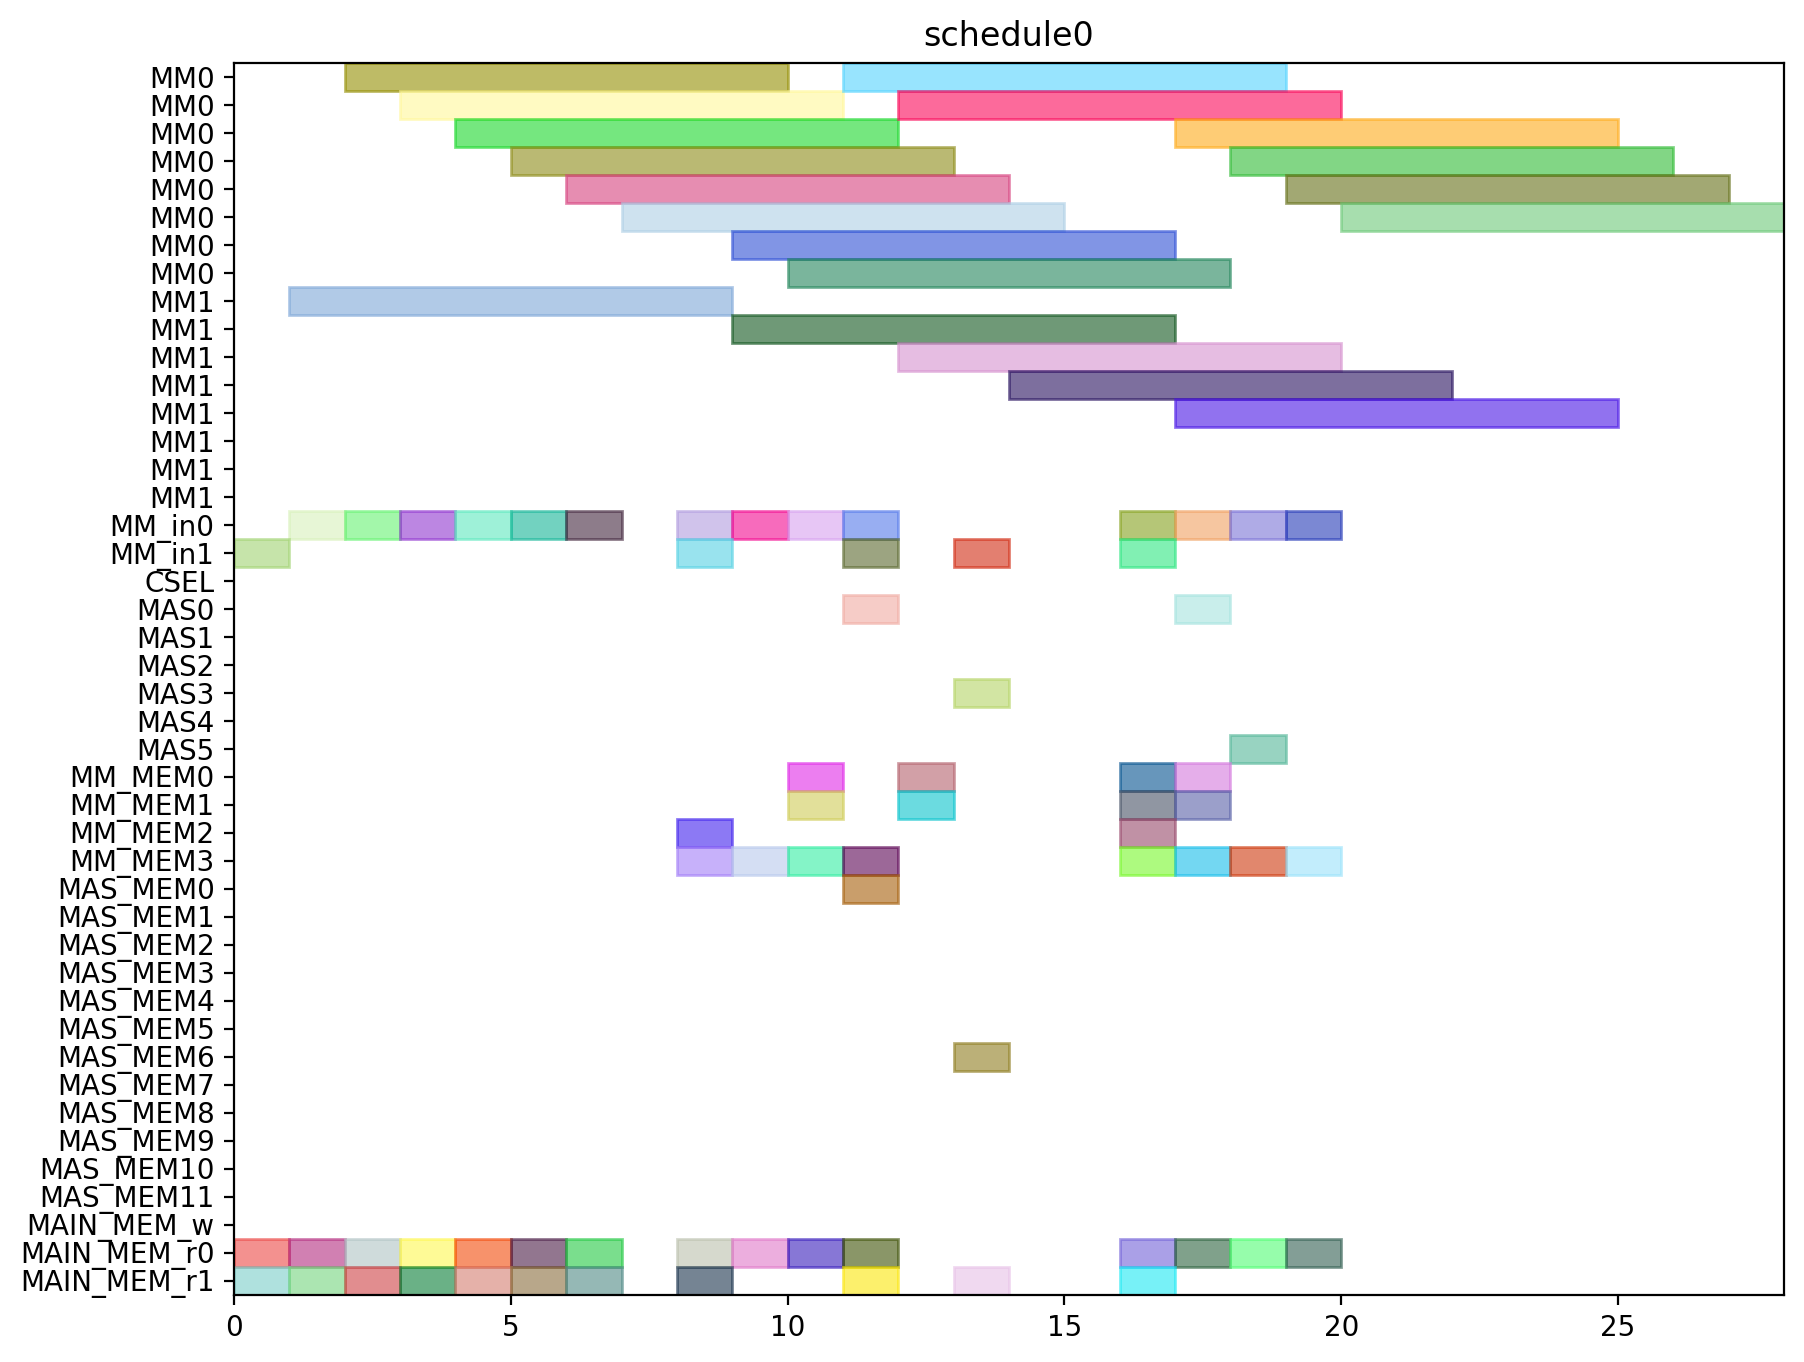

Here is the Python script that generated this plot:
from pyschedule import Scenario, solvers, plotters, alt


def solve():
	horizon = 120
	S = Scenario("schedule0", horizon=horizon)

	# resource
	MM = S.Resources('MM', num=2, size=8)
	MM_in = S.Resources('MM_in', num=2)
	CSEL = S.Resource('CSEL')
	MAS = S.Resources('MAS', num=6, size=1, periods=range(1, horizon))
	MM_MEM = S.Resources('MM_MEM', num=4)
	MAS_MEM = S.Resources('MAS_MEM', num=12)
	MAIN_MEM_w = S.Resource('MAIN_MEM_w', size=1)
	MAIN_MEM_r = S.Resources('MAIN_MEM_r', num=2)

	# result of previous scheduling

	# new tasks
	Z_exp2 = S.Task('Z_exp2', length=8, delay_cost=1)
	Z_exp2 += alt(MM)
	Z_exp2_in = S.Task('Z_exp2_in', length=1, delay_cost=1)
	Z_exp2_in += alt(MM_in)
	S += Z_exp2_in*MM_in[0]<=Z_exp2*MM[0]
	S += Z_exp2_in*MM_in[1]<=Z_exp2*MM[1]
	Z_exp2_mem0 = S.Task('Z_exp2_mem0', length=1, delay_cost=1)
	Z_exp2_mem0 += MAIN_MEM_r[0]
	S += Z_exp2_mem0 <= Z_exp2

	Z_exp2_mem1 = S.Task('Z_exp2_mem1', length=1, delay_cost=1)
	Z_exp2_mem1 += MAIN_MEM_r[1]
	S += Z_exp2_mem1 <= Z_exp2

	NX0 = S.Task('NX0', length=8, delay_cost=1)
	NX0 += alt(MM)
	NX0_in = S.Task('NX0_in', length=1, delay_cost=1)
	NX0_in += alt(MM_in)
	S += NX0_in*MM_in[0]<=NX0*MM[0]
	S += NX0_in*MM_in[1]<=NX0*MM[1]
	NX0_mem0 = S.Task('NX0_mem0', length=1, delay_cost=1)
	NX0_mem0 += MAIN_MEM_r[0]
	S += NX0_mem0 <= NX0

	NX0_mem1 = S.Task('NX0_mem1', length=1, delay_cost=1)
	NX0_mem1 += MAIN_MEM_r[1]
	S += NX0_mem1 <= NX0

	k0_10_Z1 = S.Task('k0_10_Z1', length=8, delay_cost=1)
	k0_10_Z1 += alt(MM)
	k0_10_Z1_in = S.Task('k0_10_Z1_in', length=1, delay_cost=1)
	k0_10_Z1_in += alt(MM_in)
	S += k0_10_Z1_in*MM_in[0]<=k0_10_Z1*MM[0]
	S += k0_10_Z1_in*MM_in[1]<=k0_10_Z1*MM[1]
	k0_10_Z1_mem0 = S.Task('k0_10_Z1_mem0', length=1, delay_cost=1)
	k0_10_Z1_mem0 += MAIN_MEM_r[0]
	S += k0_10_Z1_mem0 <= k0_10_Z1

	k0_10_Z1_mem1 = S.Task('k0_10_Z1_mem1', length=1, delay_cost=1)
	k0_10_Z1_mem1 += MAIN_MEM_r[1]
	S += k0_10_Z1_mem1 <= k0_10_Z1

	DX0 = S.Task('DX0', length=8, delay_cost=1)
	DX0 += alt(MM)
	DX0_in = S.Task('DX0_in', length=1, delay_cost=1)
	DX0_in += alt(MM_in)
	S += DX0_in*MM_in[0]<=DX0*MM[0]
	S += DX0_in*MM_in[1]<=DX0*MM[1]
	DX0_mem0 = S.Task('DX0_mem0', length=1, delay_cost=1)
	DX0_mem0 += MAIN_MEM_r[0]
	S += DX0_mem0 <= DX0

	DX0_mem1 = S.Task('DX0_mem1', length=1, delay_cost=1)
	DX0_mem1 += MAIN_MEM_r[1]
	S += DX0_mem1 <= DX0

	NY0 = S.Task('NY0', length=8, delay_cost=1)
	NY0 += alt(MM)
	NY0_in = S.Task('NY0_in', length=1, delay_cost=1)
	NY0_in += alt(MM_in)
	S += NY0_in*MM_in[0]<=NY0*MM[0]
	S += NY0_in*MM_in[1]<=NY0*MM[1]
	NY0_mem0 = S.Task('NY0_mem0', length=1, delay_cost=1)
	NY0_mem0 += MAIN_MEM_r[0]
	S += NY0_mem0 <= NY0

	NY0_mem1 = S.Task('NY0_mem1', length=1, delay_cost=1)
	NY0_mem1 += MAIN_MEM_r[1]
	S += NY0_mem1 <= NY0

	k2_14_Z1 = S.Task('k2_14_Z1', length=8, delay_cost=1)
	k2_14_Z1 += alt(MM)
	k2_14_Z1_in = S.Task('k2_14_Z1_in', length=1, delay_cost=1)
	k2_14_Z1_in += alt(MM_in)
	S += k2_14_Z1_in*MM_in[0]<=k2_14_Z1*MM[0]
	S += k2_14_Z1_in*MM_in[1]<=k2_14_Z1*MM[1]
	k2_14_Z1_mem0 = S.Task('k2_14_Z1_mem0', length=1, delay_cost=1)
	k2_14_Z1_mem0 += MAIN_MEM_r[0]
	S += k2_14_Z1_mem0 <= k2_14_Z1

	k2_14_Z1_mem1 = S.Task('k2_14_Z1_mem1', length=1, delay_cost=1)
	k2_14_Z1_mem1 += MAIN_MEM_r[1]
	S += k2_14_Z1_mem1 <= k2_14_Z1

	DY0 = S.Task('DY0', length=8, delay_cost=1)
	DY0 += alt(MM)
	DY0_in = S.Task('DY0_in', length=1, delay_cost=1)
	DY0_in += alt(MM_in)
	S += DY0_in*MM_in[0]<=DY0*MM[0]
	S += DY0_in*MM_in[1]<=DY0*MM[1]
	DY0_mem0 = S.Task('DY0_mem0', length=1, delay_cost=1)
	DY0_mem0 += MAIN_MEM_r[0]
	S += DY0_mem0 <= DY0

	DY0_mem1 = S.Task('DY0_mem1', length=1, delay_cost=1)
	DY0_mem1 += MAIN_MEM_r[1]
	S += DY0_mem1 <= DY0

	Z_exp3 = S.Task('Z_exp3', length=8, delay_cost=1)
	Z_exp3 += alt(MM)
	Z_exp3_in = S.Task('Z_exp3_in', length=1, delay_cost=1)
	Z_exp3_in += alt(MM_in)
	S += Z_exp3_in*MM_in[0]<=Z_exp3*MM[0]
	S += Z_exp3_in*MM_in[1]<=Z_exp3*MM[1]
	Z_exp3_mem0 = S.Task('Z_exp3_mem0', length=1, delay_cost=1)
	Z_exp3_mem0 += alt(MM_MEM)
	S += (Z_exp2*MM[0])-1 < Z_exp3_mem0*MM_MEM[0]
	S += (Z_exp2*MM[1])-1 < Z_exp3_mem0*MM_MEM[2]
	S += Z_exp3_mem0 <= Z_exp3

	Z_exp3_mem1 = S.Task('Z_exp3_mem1', length=1, delay_cost=1)
	Z_exp3_mem1 += MAIN_MEM_r[1]
	S += Z_exp3_mem1 <= Z_exp3

	NX1_ = S.Task('NX1_', length=1, delay_cost=1)
	NX1_ += alt(MAS)
	NX1__mem0 = S.Task('NX1__mem0', length=1, delay_cost=1)
	NX1__mem0 += alt(MM_MEM)
	S += (NX0*MM[0])-1 < NX1__mem0*MM_MEM[0]
	S += (NX0*MM[1])-1 < NX1__mem0*MM_MEM[2]
	S += NX1__mem0 <= NX1_

	NX1__mem1 = S.Task('NX1__mem1', length=1, delay_cost=1)
	NX1__mem1 += alt(MM_MEM)
	S += (k0_10_Z1*MM[0])-1 < NX1__mem1*MM_MEM[1]
	S += (k0_10_Z1*MM[1])-1 < NX1__mem1*MM_MEM[3]
	S += NX1__mem1 <= NX1_

	k0_9_Z2 = S.Task('k0_9_Z2', length=8, delay_cost=1)
	k0_9_Z2 += alt(MM)
	k0_9_Z2_in = S.Task('k0_9_Z2_in', length=1, delay_cost=1)
	k0_9_Z2_in += alt(MM_in)
	S += k0_9_Z2_in*MM_in[0]<=k0_9_Z2*MM[0]
	S += k0_9_Z2_in*MM_in[1]<=k0_9_Z2*MM[1]
	k0_9_Z2_mem0 = S.Task('k0_9_Z2_mem0', length=1, delay_cost=1)
	k0_9_Z2_mem0 += MAIN_MEM_r[0]
	S += k0_9_Z2_mem0 <= k0_9_Z2

	k0_9_Z2_mem1 = S.Task('k0_9_Z2_mem1', length=1, delay_cost=1)
	k0_9_Z2_mem1 += alt(MM_MEM)
	S += (Z_exp2*MM[0])-1 < k0_9_Z2_mem1*MM_MEM[1]
	S += (Z_exp2*MM[1])-1 < k0_9_Z2_mem1*MM_MEM[3]
	S += k0_9_Z2_mem1 <= k0_9_Z2

	k1_9_Z2 = S.Task('k1_9_Z2', length=8, delay_cost=1)
	k1_9_Z2 += alt(MM)
	k1_9_Z2_in = S.Task('k1_9_Z2_in', length=1, delay_cost=1)
	k1_9_Z2_in += alt(MM_in)
	S += k1_9_Z2_in*MM_in[0]<=k1_9_Z2*MM[0]
	S += k1_9_Z2_in*MM_in[1]<=k1_9_Z2*MM[1]
	k1_9_Z2_mem0 = S.Task('k1_9_Z2_mem0', length=1, delay_cost=1)
	k1_9_Z2_mem0 += MAIN_MEM_r[0]
	S += k1_9_Z2_mem0 <= k1_9_Z2

	k1_9_Z2_mem1 = S.Task('k1_9_Z2_mem1', length=1, delay_cost=1)
	k1_9_Z2_mem1 += alt(MM_MEM)
	S += (Z_exp2*MM[0])-1 < k1_9_Z2_mem1*MM_MEM[1]
	S += (Z_exp2*MM[1])-1 < k1_9_Z2_mem1*MM_MEM[3]
	S += k1_9_Z2_mem1 <= k1_9_Z2

	NY1_ = S.Task('NY1_', length=1, delay_cost=1)
	NY1_ += alt(MAS)
	NY1__mem0 = S.Task('NY1__mem0', length=1, delay_cost=1)
	NY1__mem0 += alt(MM_MEM)
	S += (NY0*MM[0])-1 < NY1__mem0*MM_MEM[0]
	S += (NY0*MM[1])-1 < NY1__mem0*MM_MEM[2]
	S += NY1__mem0 <= NY1_

	NY1__mem1 = S.Task('NY1__mem1', length=1, delay_cost=1)
	NY1__mem1 += alt(MM_MEM)
	S += (k2_14_Z1*MM[0])-1 < NY1__mem1*MM_MEM[1]
	S += (k2_14_Z1*MM[1])-1 < NY1__mem1*MM_MEM[3]
	S += NY1__mem1 <= NY1_

	k2_13_Z2 = S.Task('k2_13_Z2', length=8, delay_cost=1)
	k2_13_Z2 += alt(MM)
	k2_13_Z2_in = S.Task('k2_13_Z2_in', length=1, delay_cost=1)
	k2_13_Z2_in += alt(MM_in)
	S += k2_13_Z2_in*MM_in[0]<=k2_13_Z2*MM[0]
	S += k2_13_Z2_in*MM_in[1]<=k2_13_Z2*MM[1]
	k2_13_Z2_mem0 = S.Task('k2_13_Z2_mem0', length=1, delay_cost=1)
	k2_13_Z2_mem0 += MAIN_MEM_r[0]
	S += k2_13_Z2_mem0 <= k2_13_Z2

	k2_13_Z2_mem1 = S.Task('k2_13_Z2_mem1', length=1, delay_cost=1)
	k2_13_Z2_mem1 += alt(MM_MEM)
	S += (Z_exp2*MM[0])-1 < k2_13_Z2_mem1*MM_MEM[1]
	S += (Z_exp2*MM[1])-1 < k2_13_Z2_mem1*MM_MEM[3]
	S += k2_13_Z2_mem1 <= k2_13_Z2

	k3_14_Z2 = S.Task('k3_14_Z2', length=8, delay_cost=1)
	k3_14_Z2 += alt(MM)
	k3_14_Z2_in = S.Task('k3_14_Z2_in', length=1, delay_cost=1)
	k3_14_Z2_in += alt(MM_in)
	S += k3_14_Z2_in*MM_in[0]<=k3_14_Z2*MM[0]
	S += k3_14_Z2_in*MM_in[1]<=k3_14_Z2*MM[1]
	k3_14_Z2_mem0 = S.Task('k3_14_Z2_mem0', length=1, delay_cost=1)
	k3_14_Z2_mem0 += MAIN_MEM_r[0]
	S += k3_14_Z2_mem0 <= k3_14_Z2

	k3_14_Z2_mem1 = S.Task('k3_14_Z2_mem1', length=1, delay_cost=1)
	k3_14_Z2_mem1 += alt(MM_MEM)
	S += (Z_exp2*MM[0])-1 < k3_14_Z2_mem1*MM_MEM[1]
	S += (Z_exp2*MM[1])-1 < k3_14_Z2_mem1*MM_MEM[3]
	S += k3_14_Z2_mem1 <= k3_14_Z2

	Z_exp4 = S.Task('Z_exp4', length=8, delay_cost=1)
	Z_exp4 += alt(MM)
	Z_exp4_in = S.Task('Z_exp4_in', length=1, delay_cost=1)
	Z_exp4_in += alt(MM_in)
	S += Z_exp4_in*MM_in[0]<=Z_exp4*MM[0]
	S += Z_exp4_in*MM_in[1]<=Z_exp4*MM[1]
	Z_exp4_mem0 = S.Task('Z_exp4_mem0', length=1, delay_cost=1)
	Z_exp4_mem0 += alt(MM_MEM)
	S += (Z_exp3*MM[0])-1 < Z_exp4_mem0*MM_MEM[0]
	S += (Z_exp3*MM[1])-1 < Z_exp4_mem0*MM_MEM[2]
	S += Z_exp4_mem0 <= Z_exp4

	Z_exp4_mem1 = S.Task('Z_exp4_mem1', length=1, delay_cost=1)
	Z_exp4_mem1 += MAIN_MEM_r[1]
	S += Z_exp4_mem1 <= Z_exp4

	NX1 = S.Task('NX1', length=8, delay_cost=1)
	NX1 += alt(MM)
	NX1_in = S.Task('NX1_in', length=1, delay_cost=1)
	NX1_in += alt(MM_in)
	S += NX1_in*MM_in[0]<=NX1*MM[0]
	S += NX1_in*MM_in[1]<=NX1*MM[1]
	NX1_mem0 = S.Task('NX1_mem0', length=1, delay_cost=1)
	NX1_mem0 += alt(MAS_MEM)
	S += (NX1_*MAS[0])-1 < NX1_mem0*MAS_MEM[0]
	S += (NX1_*MAS[1])-1 < NX1_mem0*MAS_MEM[2]
	S += (NX1_*MAS[2])-1 < NX1_mem0*MAS_MEM[4]
	S += (NX1_*MAS[3])-1 < NX1_mem0*MAS_MEM[6]
	S += (NX1_*MAS[4])-1 < NX1_mem0*MAS_MEM[8]
	S += (NX1_*MAS[5])-1 < NX1_mem0*MAS_MEM[10]
	S += NX1_mem0 <= NX1

	NX1_mem1 = S.Task('NX1_mem1', length=1, delay_cost=1)
	NX1_mem1 += MAIN_MEM_r[1]
	S += NX1_mem1 <= NX1

	k0_8_Z3 = S.Task('k0_8_Z3', length=8, delay_cost=1)
	k0_8_Z3 += alt(MM)
	k0_8_Z3_in = S.Task('k0_8_Z3_in', length=1, delay_cost=1)
	k0_8_Z3_in += alt(MM_in)
	S += k0_8_Z3_in*MM_in[0]<=k0_8_Z3*MM[0]
	S += k0_8_Z3_in*MM_in[1]<=k0_8_Z3*MM[1]
	k0_8_Z3_mem0 = S.Task('k0_8_Z3_mem0', length=1, delay_cost=1)
	k0_8_Z3_mem0 += MAIN_MEM_r[0]
	S += k0_8_Z3_mem0 <= k0_8_Z3

	k0_8_Z3_mem1 = S.Task('k0_8_Z3_mem1', length=1, delay_cost=1)
	k0_8_Z3_mem1 += alt(MM_MEM)
	S += (Z_exp3*MM[0])-1 < k0_8_Z3_mem1*MM_MEM[1]
	S += (Z_exp3*MM[1])-1 < k0_8_Z3_mem1*MM_MEM[3]
	S += k0_8_Z3_mem1 <= k0_8_Z3

	DX1_ = S.Task('DX1_', length=1, delay_cost=1)
	DX1_ += alt(MAS)
	DX1__mem0 = S.Task('DX1__mem0', length=1, delay_cost=1)
	DX1__mem0 += alt(MM_MEM)
	S += (DX0*MM[0])-1 < DX1__mem0*MM_MEM[0]
	S += (DX0*MM[1])-1 < DX1__mem0*MM_MEM[2]
	S += DX1__mem0 <= DX1_

	DX1__mem1 = S.Task('DX1__mem1', length=1, delay_cost=1)
	DX1__mem1 += alt(MM_MEM)
	S += (k1_9_Z2*MM[0])-1 < DX1__mem1*MM_MEM[1]
	S += (k1_9_Z2*MM[1])-1 < DX1__mem1*MM_MEM[3]
	S += DX1__mem1 <= DX1_

	k1_8_Z3 = S.Task('k1_8_Z3', length=8, delay_cost=1)
	k1_8_Z3 += alt(MM)
	k1_8_Z3_in = S.Task('k1_8_Z3_in', length=1, delay_cost=1)
	k1_8_Z3_in += alt(MM_in)
	S += k1_8_Z3_in*MM_in[0]<=k1_8_Z3*MM[0]
	S += k1_8_Z3_in*MM_in[1]<=k1_8_Z3*MM[1]
	k1_8_Z3_mem0 = S.Task('k1_8_Z3_mem0', length=1, delay_cost=1)
	k1_8_Z3_mem0 += MAIN_MEM_r[0]
	S += k1_8_Z3_mem0 <= k1_8_Z3

	k1_8_Z3_mem1 = S.Task('k1_8_Z3_mem1', length=1, delay_cost=1)
	k1_8_Z3_mem1 += alt(MM_MEM)
	S += (Z_exp3*MM[0])-1 < k1_8_Z3_mem1*MM_MEM[1]
	S += (Z_exp3*MM[1])-1 < k1_8_Z3_mem1*MM_MEM[3]
	S += k1_8_Z3_mem1 <= k1_8_Z3

	NY1 = S.Task('NY1', length=8, delay_cost=1)
	NY1 += alt(MM)
	NY1_in = S.Task('NY1_in', length=1, delay_cost=1)
	NY1_in += alt(MM_in)
	S += NY1_in*MM_in[0]<=NY1*MM[0]
	S += NY1_in*MM_in[1]<=NY1*MM[1]
	NY1_mem0 = S.Task('NY1_mem0', length=1, delay_cost=1)
	NY1_mem0 += alt(MAS_MEM)
	S += (NY1_*MAS[0])-1 < NY1_mem0*MAS_MEM[0]
	S += (NY1_*MAS[1])-1 < NY1_mem0*MAS_MEM[2]
	S += (NY1_*MAS[2])-1 < NY1_mem0*MAS_MEM[4]
	S += (NY1_*MAS[3])-1 < NY1_mem0*MAS_MEM[6]
	S += (NY1_*MAS[4])-1 < NY1_mem0*MAS_MEM[8]
	S += (NY1_*MAS[5])-1 < NY1_mem0*MAS_MEM[10]
	S += NY1_mem0 <= NY1

	NY1_mem1 = S.Task('NY1_mem1', length=1, delay_cost=1)
	NY1_mem1 += MAIN_MEM_r[1]
	S += NY1_mem1 <= NY1

	k2_12_Z3 = S.Task('k2_12_Z3', length=8, delay_cost=1)
	k2_12_Z3 += alt(MM)
	k2_12_Z3_in = S.Task('k2_12_Z3_in', length=1, delay_cost=1)
	k2_12_Z3_in += alt(MM_in)
	S += k2_12_Z3_in*MM_in[0]<=k2_12_Z3*MM[0]
	S += k2_12_Z3_in*MM_in[1]<=k2_12_Z3*MM[1]
	k2_12_Z3_mem0 = S.Task('k2_12_Z3_mem0', length=1, delay_cost=1)
	k2_12_Z3_mem0 += MAIN_MEM_r[0]
	S += k2_12_Z3_mem0 <= k2_12_Z3

	k2_12_Z3_mem1 = S.Task('k2_12_Z3_mem1', length=1, delay_cost=1)
	k2_12_Z3_mem1 += alt(MM_MEM)
	S += (Z_exp3*MM[0])-1 < k2_12_Z3_mem1*MM_MEM[1]
	S += (Z_exp3*MM[1])-1 < k2_12_Z3_mem1*MM_MEM[3]
	S += k2_12_Z3_mem1 <= k2_12_Z3

	DY1_ = S.Task('DY1_', length=1, delay_cost=1)
	DY1_ += alt(MAS)
	DY1__mem0 = S.Task('DY1__mem0', length=1, delay_cost=1)
	DY1__mem0 += alt(MM_MEM)
	S += (DY0*MM[0])-1 < DY1__mem0*MM_MEM[0]
	S += (DY0*MM[1])-1 < DY1__mem0*MM_MEM[2]
	S += DY1__mem0 <= DY1_

	DY1__mem1 = S.Task('DY1__mem1', length=1, delay_cost=1)
	DY1__mem1 += alt(MM_MEM)
	S += (k3_14_Z2*MM[0])-1 < DY1__mem1*MM_MEM[1]
	S += (k3_14_Z2*MM[1])-1 < DY1__mem1*MM_MEM[3]
	S += DY1__mem1 <= DY1_

	k3_13_Z3 = S.Task('k3_13_Z3', length=8, delay_cost=1)
	k3_13_Z3 += alt(MM)
	k3_13_Z3_in = S.Task('k3_13_Z3_in', length=1, delay_cost=1)
	k3_13_Z3_in += alt(MM_in)
	S += k3_13_Z3_in*MM_in[0]<=k3_13_Z3*MM[0]
	S += k3_13_Z3_in*MM_in[1]<=k3_13_Z3*MM[1]
	k3_13_Z3_mem0 = S.Task('k3_13_Z3_mem0', length=1, delay_cost=1)
	k3_13_Z3_mem0 += MAIN_MEM_r[0]
	S += k3_13_Z3_mem0 <= k3_13_Z3

	k3_13_Z3_mem1 = S.Task('k3_13_Z3_mem1', length=1, delay_cost=1)
	k3_13_Z3_mem1 += alt(MM_MEM)
	S += (Z_exp3*MM[0])-1 < k3_13_Z3_mem1*MM_MEM[1]
	S += (Z_exp3*MM[1])-1 < k3_13_Z3_mem1*MM_MEM[3]
	S += k3_13_Z3_mem1 <= k3_13_Z3

	solvers.mip.solve(S,msg=1,kind='CPLEX',ratio_gap=1.01)

	solution = [['hoge']*len(S.solution()[1]) for i in range(len(S.solution()))]
	for i in range(len(S.solution())):
		for j in range(len(S.solution()[i])):
			solution[i][j]=str(S.solution()[i][j])
	print(solution)

	cycles = int(solution[-1][3])

	pic_file_name = "/home/mfukuda/ABE/multiRAM_multiMAS_16mux/scheduling_result/stage8MM2_stage1MAS6/ISOGENY/schedule0.png"
	if(S.solution() != []):
		plotters.matplotlib.plot(S,img_filename=pic_file_name, show_task_labels=False, fig_size=(cycles*0.25+3, 8))

	return solution
